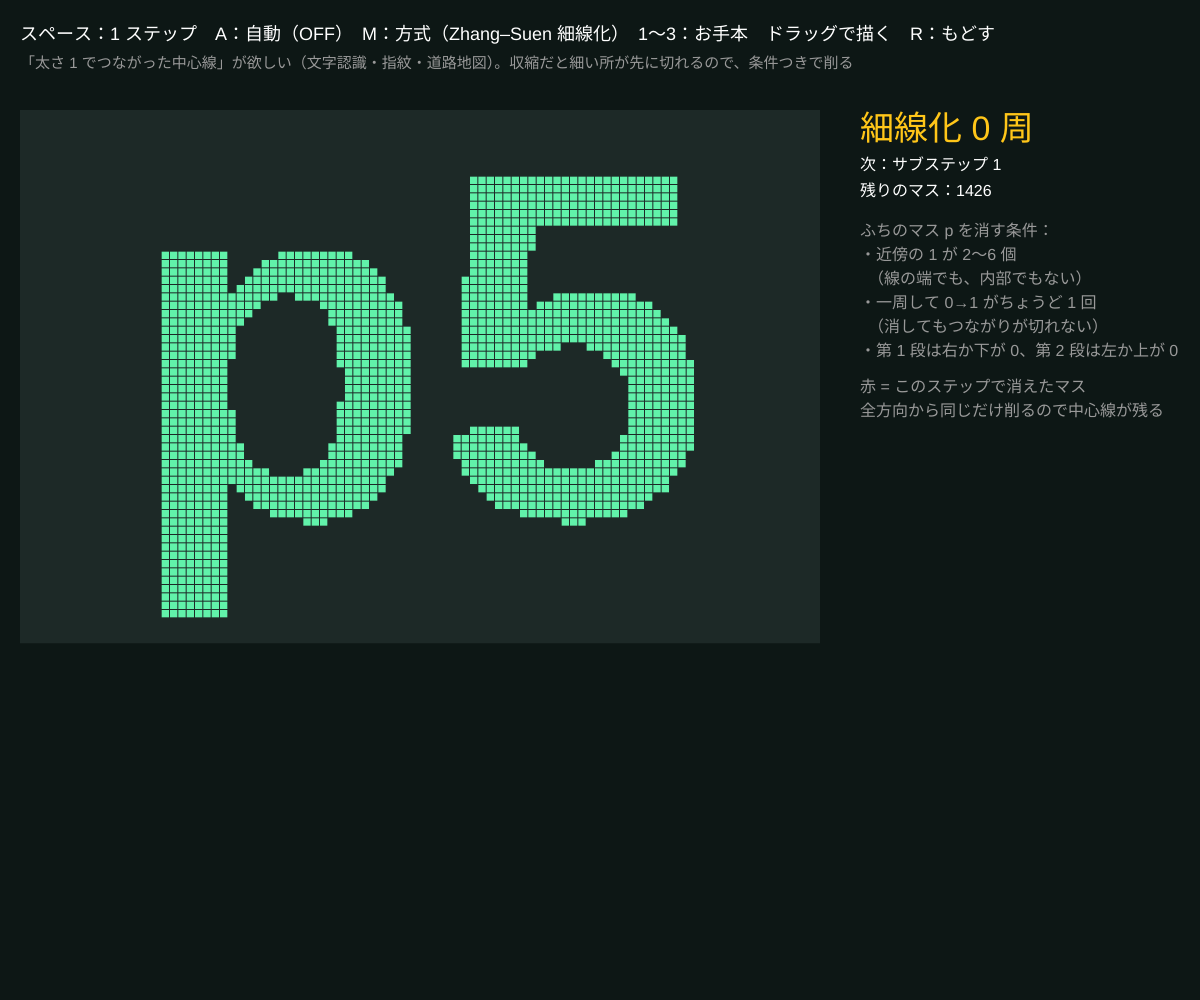
Frame 1 (no input)
Frame 60 (no input): identical to frame 1, image omitted
Frame 120 (the mouse pressed at the canvas centre since frame 60): identical to frame 1, image omitted

The p5.js sketch that drew this single still picture (run headless with seeded random() and noise() and a simulated clock; from frame 60 on, the mouse is pressed at the canvas centre):

// p5.js sketch
// ── sketch.js
// ============================================
// 05 細線化とスケルトン
// 細線化（Zhang–Suen）：形のふちを「つながりを壊さないように」少しずつ削って、太さ 1 の線にする
// モルフォロジー・スケルトン（Lantuéjoul）：収縮を k 回 → それをオープニングして引く、を全部足す
// スペースで 1 ステップ / A で自動 / M で方式を切替 / 1〜3 でお手本 / ドラッグで描く / R でもどす
// ============================================

let cols = 96, rows = 64, cell, ox = 20, oy = 110;
let img, orig, removed, skel;
let mode = 'thin'; // ★ 'thin' = Zhang–Suen, 'skel' = モルフォロジー・スケルトン
let pass = 0, iter = 0, done = false, auto = false;
let kStep = 0, seB = [];

function setup() {
  createCanvas(windowWidth, windowHeight);
  colorMode(HSB, 360, 100, 100, 100);
  cell = min((width - 400) / cols, (height - 140) / rows);
  seB = makeSE('box', 1); // ★ スケルトン用の SE（3×3）
  preset(1);
}

function preset(k) {
  if (k === 1) orig = textToGrid('p5', 60);
  else if (k === 2) {
    orig = new Uint8Array(cols * rows);
    for (let y = 0; y < rows; y++) for (let x = 0; x < cols; x++) {
      if ((x > 10 && x < 40 && y > 10 && y < 54) || (x > 30 && x < 86 && y > 24 && y < 40) || dist(x, y, 76, 16) < 9) orig[x + y * cols] = 1;
    }
  } else {
    orig = new Uint8Array(cols * rows);
    for (let y = 0; y < rows; y++) for (let x = 0; x < cols; x++) if (noise(x * 0.07, y * 0.07) > 0.52) orig[x + y * cols] = 1;
  }
  reset();
}
function reset() {
  img = Uint8Array.from(orig);
  removed = new Uint8Array(cols * rows);
  skel = new Uint8Array(cols * rows);
  pass = 0; iter = 0; kStep = 0; done = false;
}

function at(x, y) { return x < 0 || y < 0 || x >= cols || y >= rows ? 0 : img[x + y * cols]; }

// ★ Zhang–Suen の 1 サブイテレーション（pass 0 と 1 を交互に）
function stepThin() {
  if (done) return;
  let del = [];
  for (let y = 0; y < rows; y++) for (let x = 0; x < cols; x++) {
    if (!img[x + y * cols]) continue;
    let p2 = at(x, y - 1), p3 = at(x + 1, y - 1), p4 = at(x + 1, y), p5 = at(x + 1, y + 1);
    let p6 = at(x, y + 1), p7 = at(x - 1, y + 1), p8 = at(x - 1, y), p9 = at(x - 1, y - 1);
    let n = [p2, p3, p4, p5, p6, p7, p8, p9];
    let B = n.reduce((s, v) => s + v, 0);               // 近傍の 1 の数
    let A = 0;                                            // 0 → 1 に変わる回数（一周）
    for (let k = 0; k < 8; k++) if (n[k] === 0 && n[(k + 1) % 8] === 1) A++;
    let c1 = pass === 0 ? p2 * p4 * p6 === 0 && p4 * p6 * p8 === 0 : p2 * p4 * p8 === 0 && p2 * p6 * p8 === 0;
    if (B >= 2 && B <= 6 && A === 1 && c1) del.push(x + y * cols);
  }
  removed.fill(0);
  for (let i of del) { img[i] = 0; removed[i] = 1; }
  if (pass === 1) iter++;
  if (del.length === 0 && pass === 1) done = true;
  pass = 1 - pass;
}

// ★ スケルトンの k 番目の部分 S_k = (A ⊖ kB) − ((A ⊖ kB) ∘ B)
function stepSkel() {
  if (done) return;
  let o = dilateImg(erodeImg(img, seB), seB);
  removed.fill(0);
  let any = false;
  for (let i = 0; i < img.length; i++) {
    if (img[i] && !o[i]) { skel[i] = 1; removed[i] = 1; }
    if (img[i]) any = true;
  }
  img = erodeImg(img, seB);
  kStep++;
  if (!any || kStep > 40) done = true;
}

function draw() {
  background(170, 45, 9);
  if (auto && frameCount % 6 === 0) (mode === 'thin' ? stepThin : stepSkel)();
  noStroke();
  fill(170, 30, 16);
  rect(ox, oy, cols * cell, rows * cell);
  let area = 0, nSkel = 0;
  for (let i = 0; i < img.length; i++) {
    let x = ox + (i % cols) * cell, y = oy + floor(i / cols) * cell;
    if (mode === 'skel' && orig[i] && !img[i]) { fill(150, 40, 35); rect(x, y, cell - 1, cell - 1); } // 削られた元の形
    if (removed[i]) { fill(mode === 'thin' ? 350 : 45, 85, 100); rect(x, y, cell - 1, cell - 1); }
    else if (mode === 'skel' && skel[i]) { nSkel++; fill(45, 90, 100); rect(x, y, cell - 1, cell - 1); }
    else if (img[i]) { area++; fill(150, 60, 95); rect(x, y, cell - 1, cell - 1); }
  }
  let px = ox + cols * cell + 40, ty = oy + 10;
  textSize(16);
  if (mode === 'thin') {
    fill(45, 90, 100); textSize(34); text('細線化 ' + iter + ' 周', px, ty + 20);
    textSize(16); fill(0, 0, 100);
    text('次：サブステップ ' + (pass + 1) + (done ? '（完了）' : ''), px, ty + 50);
    text('残りのマス：' + area, px, ty + 76);
    fill(0, 0, 60);
    text('ふちのマス p を消す条件：', px, ty + 116);
    text('・近傍の 1 が 2〜6 個', px, ty + 140);
    text('　（線の端でも、内部でもない）', px, ty + 164);
    text('・一周して 0→1 がちょうど 1 回', px, ty + 188);
    text('　（消してもつながりが切れない）', px, ty + 212);
    text('・第 1 段は右か下が 0、第 2 段は左か上が 0', px, ty + 236);
    text('赤 = このステップで消えたマス', px, ty + 272);
    text('全方向から同じだけ削るので中心線が残る', px, ty + 296);
  } else {
    fill(45, 90, 100); textSize(34); text('収縮 ' + kStep + ' 回', px, ty + 20);
    textSize(16); fill(0, 0, 100);
    text('スケルトンのマス：' + nSkel + (done ? '（完了）' : ''), px, ty + 50);
    fill(0, 0, 60);
    text('S_k = (A ⊖ kB) − ((A ⊖ kB) ∘ B)', px, ty + 90);
    text('= k 回収縮した形のうち、', px, ty + 114);
    text('　オープニングで消えてしまう「とがった所」', px, ty + 138);
    text('スケルトン S = S_0 ∪ S_1 ∪ … （黄色）', px, ty + 162);
    text('黄 = 今回見つかった S_k', px, ty + 198);
    text('暗い緑 = 削られた元の形', px, ty + 222);
    text('S_k を k 回膨張して全部足すと A に戻る', px, ty + 258);
    text('つながりは保証されない（ばらばらになる）', px, ty + 282);
  }

  fill(0, 0, 100);
  textSize(18);
  text('スペース：1 ステップ　A：自動（' + (auto ? 'ON' : 'OFF') + '）　M：方式（' + (mode === 'thin' ? 'Zhang–Suen 細線化' : 'モルフォロジー・スケルトン') + '）　1〜3：お手本　ドラッグで描く　R：もどす', 20, 40);
  fill(0, 0, 60);
  textSize(15);
  text(mode === 'thin' ? '「太さ 1 でつながった中心線」が欲しい（文字認識・指紋・道路地図）。収縮だと細い所が先に切れるので、条件つきで削る' : 'モルフォロジーだけで作る骨格。中心線に「近い」が、とぎれたり点になったりする。細線化と見比べよう', 20, 68);
}

function paint() {
  let gx = floor((mouseX - ox) / cell), gy = floor((mouseY - oy) / cell);
  for (let dy = -2; dy <= 2; dy++) for (let dx = -2; dx <= 2; dx++) {
    let x = gx + dx, y = gy + dy;
    if (x >= 0 && y >= 0 && x < cols && y < rows && dx * dx + dy * dy <= 5) { img[x + y * cols] = 1; orig[x + y * cols] = 1; }
  }
  done = false;
}
function mousePressed() { paint(); }
function mouseDragged() { paint(); }
function keyPressed() {
  if (key === ' ') (mode === 'thin' ? stepThin : stepSkel)();
  if (key === 'a' || key === 'A') auto = !auto;
  if (key === 'm' || key === 'M') { mode = mode === 'thin' ? 'skel' : 'thin'; reset(); }
  if (key >= '1' && key <= '3') preset(int(key));
  if (key === 'r' || key === 'R') reset();
}

// ---------- やってみよう ----------
// 1. 太い線を描いて細線化。何周で終わる？（太さの半分くらい）
// 2. 「p5」の細線化とスケルトンを見比べる。どちらが文字として読みやすい？
// 3. お手本 2 の四角：細線化すると線の端に「ひげ」が出る。ひげを消すには？（端点から数回削る = 枝刈り）

// ==================================================
// ここから下は「モルフォロジーの道具」（構造要素・膨張・収縮）
// （中身は読まなくても OK。消さないでね）
// ==================================================
function makeSE(kind, r) {
  let out = [];
  for (let dy = -r; dy <= r; dy++) for (let dx = -r; dx <= r; dx++) {
    if (kind === 'box') out.push([dx, dy]);
    else if (kind === 'cross') { if (dx === 0 || dy === 0) out.push([dx, dy]); }
    else if (dx * dx + dy * dy <= r * r + r * 0.5) out.push([dx, dy]);
  }
  return out;
}
function morph(a, se, isDilate) {
  let out = new Uint8Array(a.length);
  for (let y = 0; y < rows; y++) for (let x = 0; x < cols; x++) {
    let v = isDilate ? 0 : 1;
    for (let k = 0; k < se.length; k++) {
      let nx = x + se[k][0], ny = y + se[k][1];
      if (nx < 0) nx = 0; else if (nx >= cols) nx = cols - 1;
      if (ny < 0) ny = 0; else if (ny >= rows) ny = rows - 1;
      let s = a[nx + ny * cols];
      if (isDilate ? s : !s) { v = isDilate ? 1 : 0; break; }
    }
    out[x + y * cols] = v;
  }
  return out;
}
function dilateImg(a, se) { return morph(a, se, true); }
function erodeImg(a, se) { return morph(a, se, false); }
function textToGrid(str, px) {
  let pg = createGraphics(cols, rows);
  pg.pixelDensity(1);
  pg.background(0); pg.fill(255); pg.noStroke();
  pg.textAlign(CENTER, CENTER); pg.textStyle(BOLD); pg.textSize(px);
  pg.text(str, cols / 2, rows / 2);
  pg.loadPixels();
  let out = new Uint8Array(cols * rows);
  for (let i = 0; i < cols * rows; i++) out[i] = pg.pixels[i * 4] > 127 ? 1 : 0;
  pg.remove();
  return out;
}
